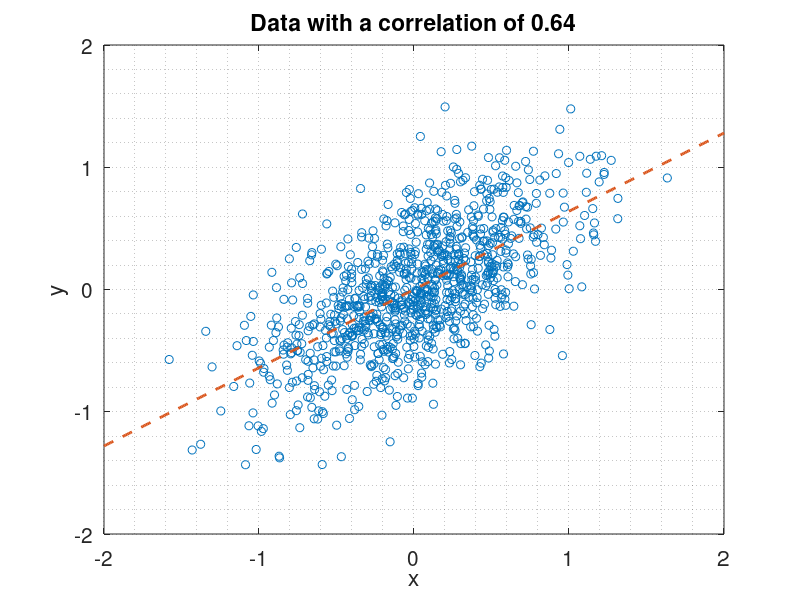
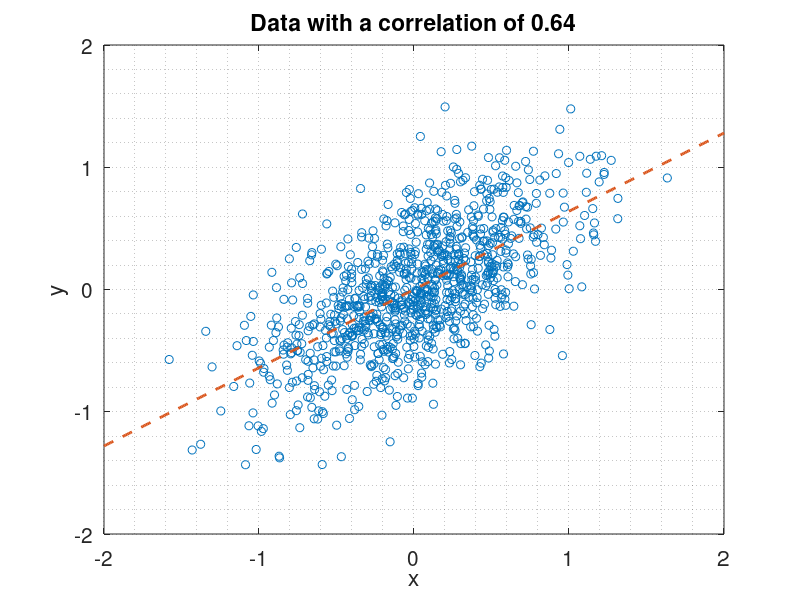

MATLAB code to generate these figures, in order:
clear all
close all
clc

% parameters
fontSize = 15;
mu = 0;
sigma = 0.5;
xCorr = -2:0.01:2;

% gen dat
M = mu + sigma*randn(1000,2);
R = [1 0.64; 0.64 1];
L = chol(R);
M = M*L;

% split data
x = M(:,1);
y = M(:,2);

% plot data
figure('Position', [200, 200, 500, 400])
plot(x,y,'o')
hold on
plot(xCorr, xCorr* R(1,2),'--', 'linewidth', 2)
xlabel('x')
ylabel('y')
grid minor
title(['Data with a correlation of ' num2str(R(1,2))])
set(gca,'Fontsize',fontSize)
axis([-2, 2, -2, 2])
saveas(gca, 'fig/corr', 'jpg')
saveas(gca, ['fig/corr.eps'], 'epsc')

corr(x,y)